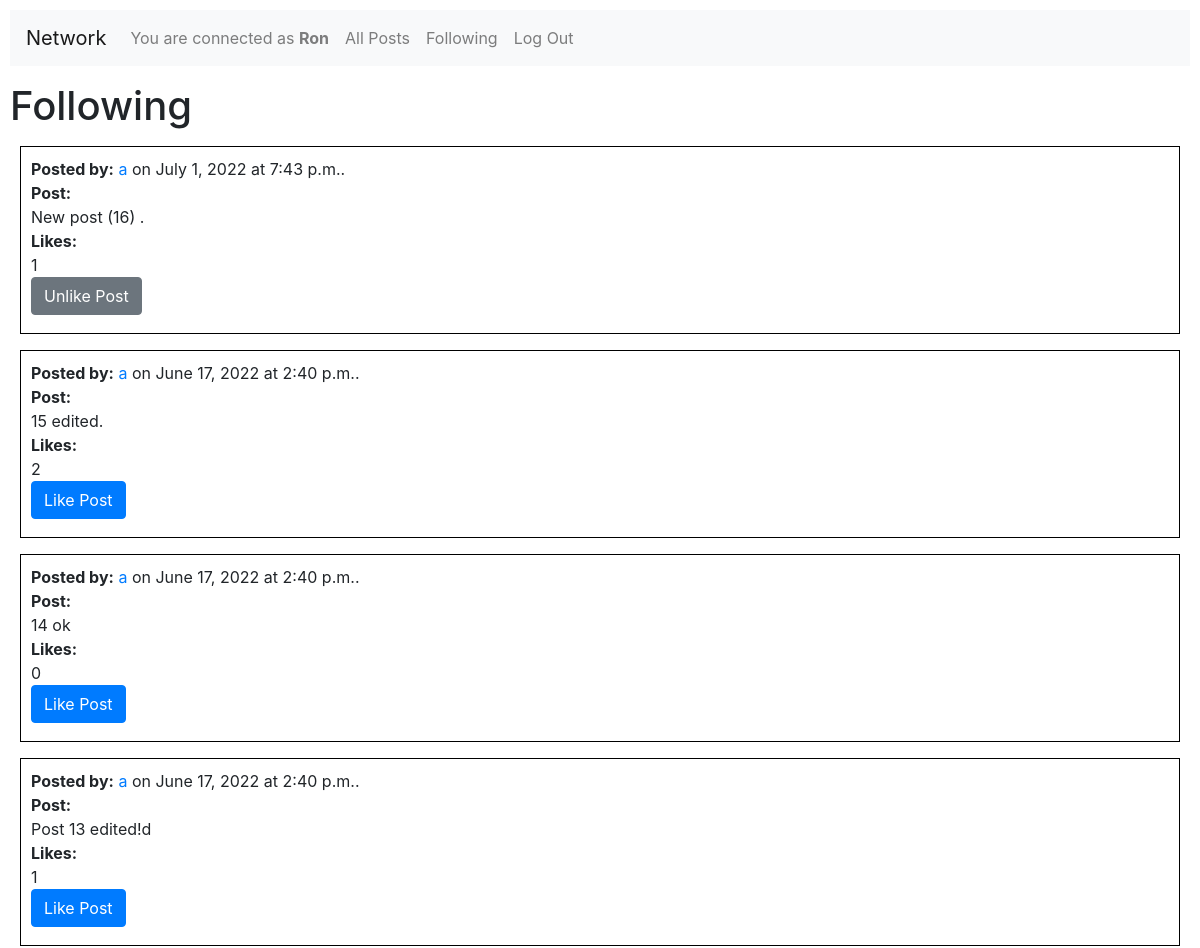
Page /following (signed in, upper part) on the earlier database version.
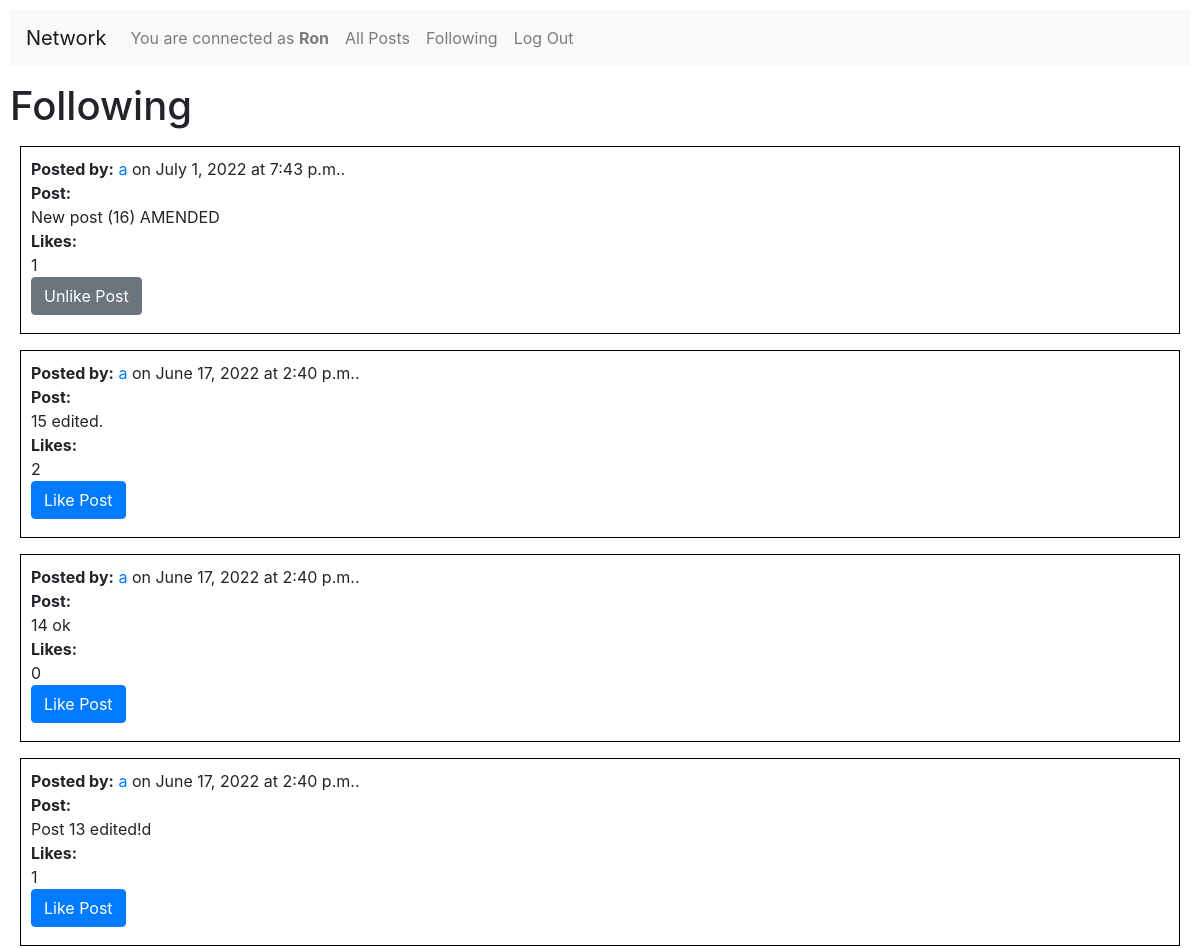
Same page on the later database version.
### network/models.py (models this page shows, shortened)
class Post(models.Model):
    userid = models.ForeignKey(User, on_delete=models.CASCADE, related_name="user")
    post = models.TextField(max_length=500)
    datetime = models.DateTimeField(default=datetime.now)
    likes = models.IntegerField(default=0)

class User(AbstractUser):
    pass

### network/views.py (the view)
# urls.py: path("following", views.following, name="following"),
@login_required(login_url='login')
def following(request):
    user_logged_in = request.user.id
    isfollowing = Follower.objects.filter(follower=user_logged_in)
    isfollowingids = Follower.objects.filter(follower=user_logged_in).values_list('followed',flat=True)
    posts = Post.objects.filter(userid__in=isfollowingids).order_by('-id')
    paginator = Paginator(posts, 10) # test Paginator with 10 per page
    page_number = request.GET.get('page')
    page_obj = paginator.get_page(page_number)
    user = request.user
    if request.user.is_authenticated:
        postslikedbyuser = Like.objects.filter(likedby=user).values_list('postid', flat=True)
    else:
        postslikedbyuser = None
    return render(request, "network/following.html", {
        "posts": posts,
        "isfollowing": isfollowing,
        "isfollowingids": isfollowingids,
        "user_logged_in": user_logged_in,
        "page_obj": page_obj,
        "postslikedbyuser": postslikedbyuser
    })

### network/models.py (called while the page is built)
    def __str__(self):
        return f"{self.follower.username} (user:{self.follower.id}) FOLLOWS {self.followed.username} (user:{self.followed.id}) "

### network/templates/network/following.html (shortened to what this page needs)
{% extends "network/layout.html" %}
{% block body %}
    <h1>Following</h1>
    {% for post in page_obj %}
    <div id="{{post.id}}" class="subdiv">
        <b>Posted by:</b> <a href="{% url 'profile_page' post.userid.username %}">{{ post.userid.username }}</a>
        on {{ post.datetime.date }}
        at {{ post.datetime.time }}.
        <br>
        <b>Post:</b>
        <div id="post{{post.id}}">{{ post.post }}</div>
        <b>Likes:</b >
        <div id="likecount{{post.id}}">{{ post.likes }}</div>
        {% if user.is_authenticated %}
            {% if post.id in postslikedbyuser %}
                <button id="buttonlike{{post.id}}" onclick="deletelike({{post.id}})" class="buttonedit btn btn-secondary mb-2">Unlike Post</button>
            {% else %}
                <button id="buttonlike{{post.id}}" onclick="addlike({{post.id}})" class="buttonedit btn btn-primary mb-2">Like Post</button>
            {% endif %}
        {% else %}
            <i>You must be <a href="{% url 'login' %}">logged in</a> to like or unlike posts.</i>
        {% endif %}
        <br>
    </div>
    {% empty %}
        We haven't found any post, yet!
        <p></p>
    {% endfor %}
{% endblock %}

Differences in the rows shown:
changed Post: post "New post (16) ." → "New post (16) AMENDED"
